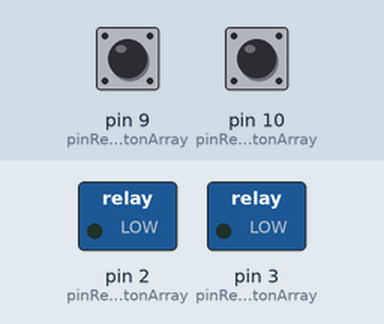
This sketch was run on a simulated Arduino Uno, built with avr-gcc and run on an emulated ATmega328P. Parts: switched loads named in the sketch (green lamp = pin HIGH). Dashed ring = blinking. The inputs (shaded band) are chosen by the test bench; at power-on: pin 9 (pinRelayButtonArray) HIGH, pin 10 (pinRelayButtonArray) HIGH.

Above: at 1.2 s.
1.3 s: pin 9 (pinRelayButtonArray) pulled LOW for 1 s
At 3.4 s:
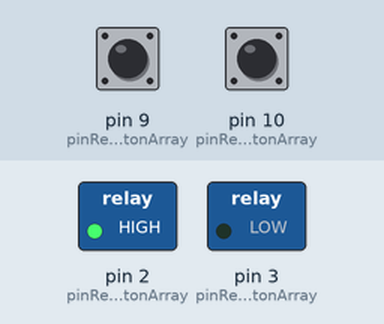
3.8 s: pin 10 (pinRelayButtonArray) pulled LOW for 3.2 s
At 3.92 s:
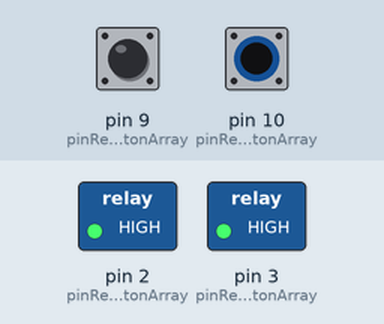
8.5 s: pin 10 (pinRelayButtonArray) pulled LOW for 0.15 s
At 9.7 s:
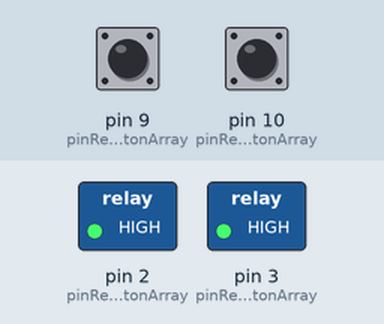
10.1 s: pin 9 (pinRelayButtonArray) pulled LOW for 0.15 s
At 11.0 s:
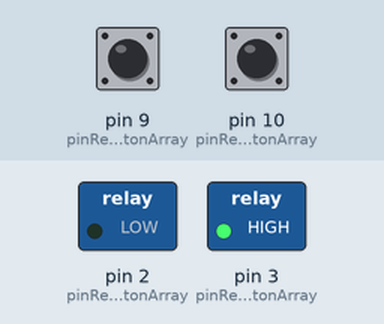
11.7 s: pin 9 (pinRelayButtonArray) pulled LOW for 3.2 s
At 11.82 s:
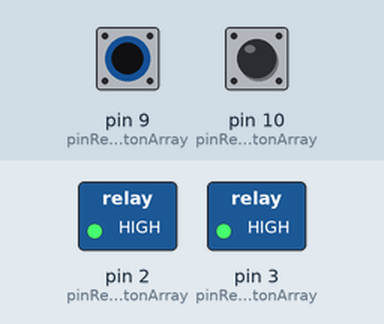
Timing chart, 0 to 16.3 s (numbered marks = the images above; inputs shaded):
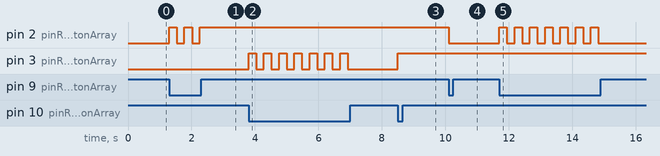

Measured:
- after the input at 1.3 s, pin 2 (pinRelayButtonArray): alternates HIGH for 0.24 s and LOW for 0.24 s, 5 changes in all, then stays HIGH, starting at once
- after the input at 3.8 s, pin 3 (pinRelayButtonArray): alternates HIGH for 0.24 s and LOW for 0.24 s, 14 changes in all, then stays LOW, starting at once
- after the input at 8.5 s, pin 3 (pinRelayButtonArray): LOW → HIGH at once
- after the input at 10.1 s, pin 2 (pinRelayButtonArray): HIGH → LOW at once
- after the input at 11.7 s, pin 2 (pinRelayButtonArray): alternates HIGH for 0.24 s and LOW for 0.24 s, 14 changes in all, then stays LOW, starting at once

The sketch:

relay_button_array.ino
```cpp
const int QTY_RELAY_BUTTON= 2;
const int INDEX_RELAY= 0;
const int INDEX_BUTTON = 1;
// Pin Number Button, Relay
const int pinRelayButtonArray[QTY_RELAY_BUTTON][2] = {{2, 9}, {3, 10}};
bool statusRelayArray[QTY_RELAY_BUTTON] = {false, false};

void setup() {
  for (int i = 0; i < QTY_RELAY_BUTTON; ++i) {
    pinMode(pinRelayButtonArray[i][INDEX_RELAY], OUTPUT); // RELAY
    pinMode(pinRelayButtonArray[i][INDEX_BUTTON], INPUT_PULLUP); // BUTTON
    digitalWrite(pinRelayButtonArray[i][INDEX_RELAY], statusRelayArray[i]); // RELAY, STATUS
  }
}
void loop() {
  for (int i = 0; i < QTY_RELAY_BUTTON; ++i) {
    if ((digitalRead(pinRelayButtonArray[i][INDEX_BUTTON]) == LOW)) {
      statusRelayArray[i] = !statusRelayArray[i];
      digitalWrite(pinRelayButtonArray[i][INDEX_RELAY], statusRelayArray[i]);
      delay(240);
    }
  }
};
```
